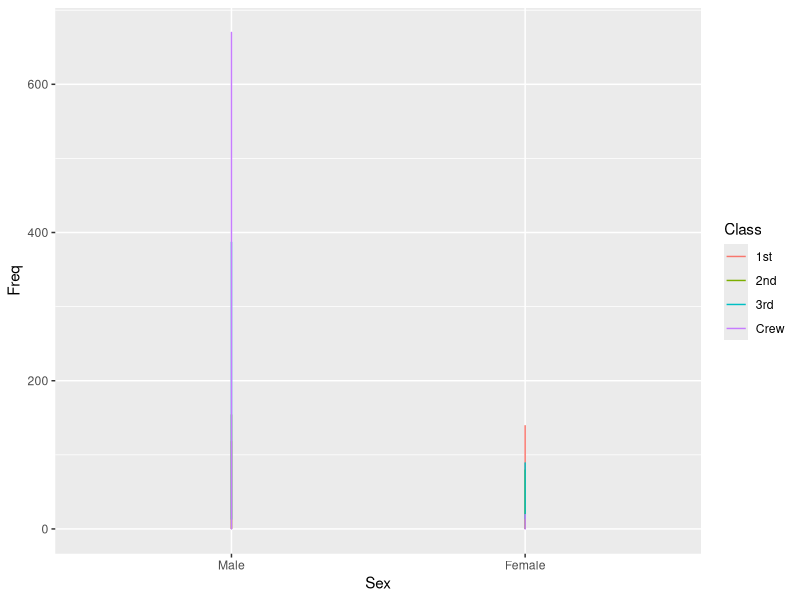

Write the R code that produced this figure.
library(dplyr)
#'dplyr package###
data<- data.frame(Titanic)
data
#total passengers

num_passenger<-summarise(data,number_passengers=sum(Freq))
num_passenger
num_passenger1<-data%>%  #pipe operator to continue with the data
  summarise(number_passengers=sum(Freq))
num_passenger1

#group by 
num_passenger1<-data%>% 
  group_by(Class)%>%
  summarise(num_passenger1=sum(Freq))
num_passenger1

#select
data_sex_age_feq<-data%>% select(Sex,Age,Freq)
data_sex_age_feq

#mutate
data2<-data%>% mutate(Freq_mod=Freq*10)
data2
# filter

data_female<-data%>% filter(Sex=="Female")
data_female

#arrange
data_range<-data%>%arrange(desc(Freq))
data_range



library(ggplot2)
data_plt<-data%>% ggplot(aes(x=Sex,y=Freq, color=Class))+geom_line()
data_plt
